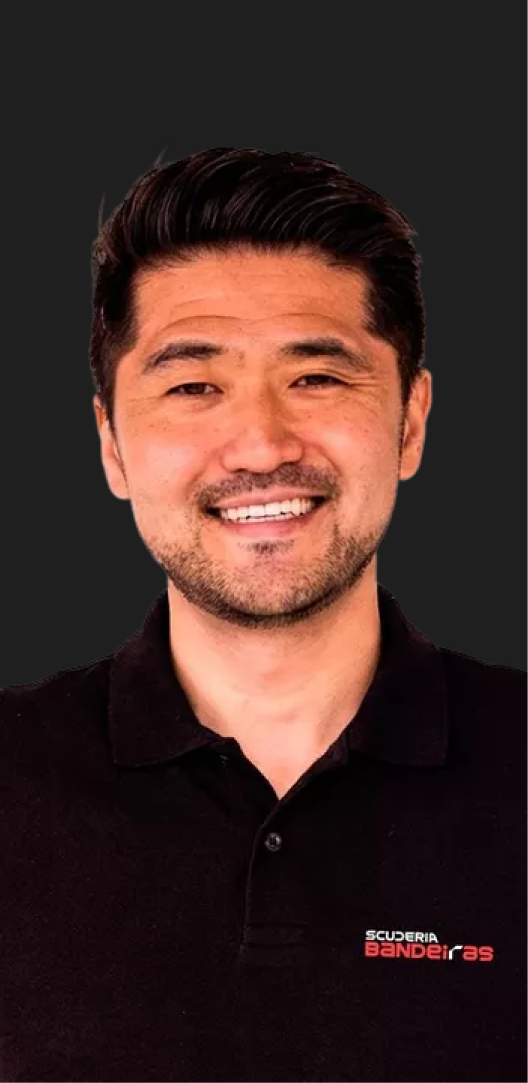
#> input picture assets/Imagens/pilotos/RAFAEL SUZUKI.png, 528 x 1083 px, given in place of Átila Abreu.png, which was not available
$ python build-pilotos.py
#> lines starting #> are read from the running program, lines starting #| are printed output that depends on the picture; pictures that were not available may be replaced by others from this repository, and a replacement may not be noted
#!/usr/bin/env python3
"""
Retratos de pilotos (busto) — Sprint 06.

Entrada : PNGs recortados (corpo inteiro, fundo transparente) enviados pelo time em
          assets/Imagens/pilotos-premium/.
Saída   : JPEG 1200x1560 (3:3.9, igual ao card) do BUSTO PARA CIMA com fundo de estúdio
          desenhado por código (gradientes/luz/grão — sem IA, sem retocar rosto ou roupa),
          em assets/Imagens/pilotos-premium/busto/<slug>.jpg — fonte dos slugs piloto-* no
          build-media.py.

Enquadramento: medido pela cabeça de cada piloto (topo e queixo, em px do PNG original),
para os quatro terem a mesma escala de rosto/ombros mesmo com PNGs de tamanhos diferentes.

Uso: python scripts/build-pilotos.py
"""
from pathlib import Path
import numpy as np
from PIL import Image, ImageFilter, ImageChops

ROOT = Path(__file__).resolve().parent.parent
SRC = ROOT / "assets" / "Imagens" / "pilotos-premium"
OUT = SRC / "busto"
W, H = 1200, 1560  # 3:3.9

# (arquivo, topo da cabeça, queixo, centro x da cabeça) em px do PNG original.
PILOTOS = {
    "atila":     ("Átila Abreu.png",          2, 861, 1533),
    "christian": ("Christian fittipaldi.png", 34, 466,  573),
    "ingo":      ("Ingo Hoffmann.png",        21, 448,  600),
    "nelson":    ("Nelson Piquet Jr.png",     17, 557, 1184),
}
HEAD_TO_FRAME = 3.05   # altura do quadro / altura da cabeça
HEADROOM = 0.28        # respiro acima da cabeça (× altura da cabeça)
FACE_X = 0.50          # cabeça centrada


def backdrop(seed: int, accent=(255, 71, 71)) -> Image.Image:
    """Fundo de estúdio escuro: luz suave atrás da cabeça, vinheta, toque vermelho da marca, grão."""
    yy, xx = np.mgrid[0:H, 0:W].astype(np.float32)
    # base grafite
    base = np.zeros((H, W, 3), np.float32) + np.array([18, 18, 19], np.float32)
    # luz principal (atrás da cabeça, ~30% da altura)
    d = np.sqrt(((xx - W * 0.5) / (W * 0.62)) ** 2 + ((yy - H * 0.30) / (H * 0.52)) ** 2)
    glow = np.clip(1 - d, 0, 1) ** 1.8
    base += glow[..., None] * np.array([46, 46, 50], np.float32)
    # rim vermelho discreto no canto inferior (assinatura da marca), posição varia por piloto
    cx = W * (0.16 if seed % 2 == 0 else 0.84)
    d2 = np.sqrt(((xx - cx) / (W * 0.55)) ** 2 + ((yy - H * 0.92) / (H * 0.40)) ** 2)
    rim = np.clip(1 - d2, 0, 1) ** 2.2
    base += rim[..., None] * (np.array(accent, np.float32) * 0.22)
    # vinheta
    dv = np.sqrt(((xx - W / 2) / (W * 0.75)) ** 2 + ((yy - H * 0.45) / (H * 0.80)) ** 2)
    base *= (1 - np.clip(dv - 0.55, 0, 1) ** 1.4 * 0.55)[..., None]
    # grão fino (evita banding)
    rng = np.random.default_rng(seed)
    base += rng.normal(0, 1.6, (H, W, 1)).astype(np.float32)
    return Image.fromarray(np.clip(base, 0, 255).astype(np.uint8), "RGB")


def compose(slug: str, idx: int) -> Image.Image:
#> called with slug = 'atila', idx = 0
    fname, top, chin, cx = PILOTOS[slug]
    im = Image.open(SRC / fname).convert("RGBA")
#> im is the input picture: PIL image 528x1083 RGBA; mean R, G, B, A 65.8, 42.2, 37.7, 254.8
    head = chin - top
    fh = head * HEAD_TO_FRAME
    fw = fh * W / H
    x0 = cx - fw * FACE_X
    y0 = top - head * HEADROOM
    box = (x0, y0, x0 + fw, y0 + fh)
    # recorta com coordenadas possivelmente fora da imagem (transparente preenche)
    crop = im.transform((W, H), Image.Transform.EXTENT, box, resample=Image.Resampling.BICUBIC)
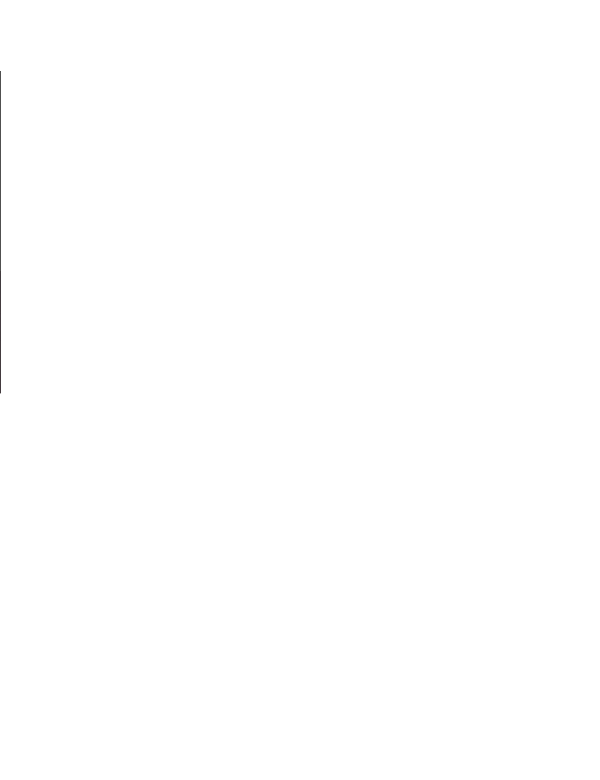
#> crop: PIL image 1200x1560 RGBA (shown at 1/2 size); mean R, G, B, A 0, 0, 0, 0.1; transparent parts drawn white
    # halo branco do recorte: erode 1px o alfa
    a = crop.getchannel("A").filter(ImageFilter.MinFilter(3)).filter(ImageFilter.GaussianBlur(0.6))
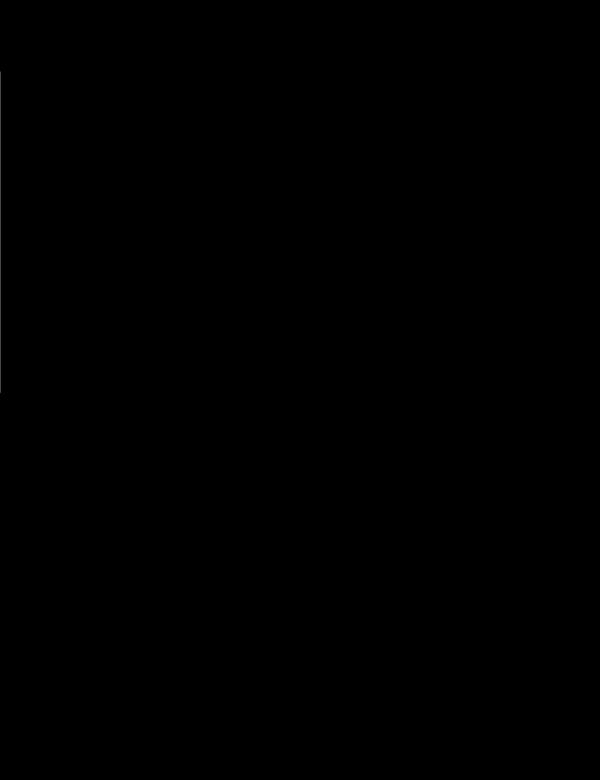
#> a: PIL image 1200x1560 L (shown at 1/2 size); min 0, max 120, mean 0
    crop.putalpha(a)
    bg = backdrop(idx).convert("RGBA")
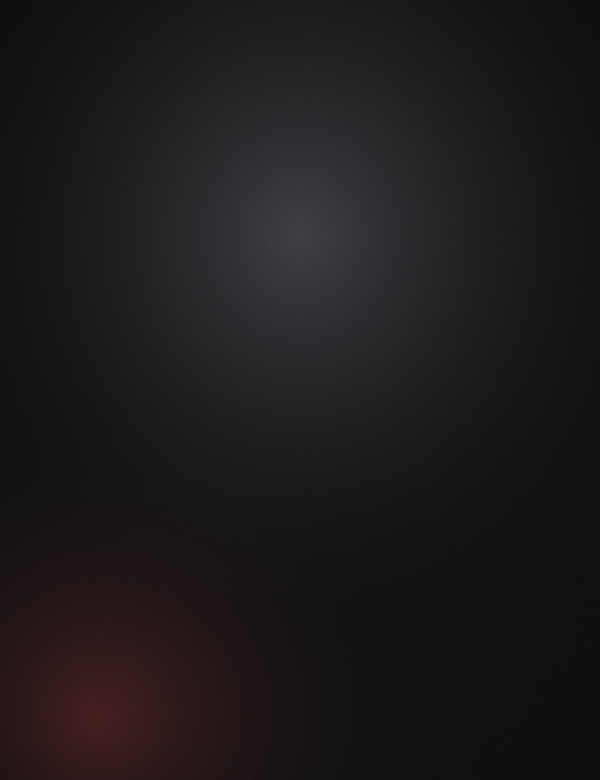
#> bg: PIL image 1200x1560 RGBA (shown at 1/2 size); mean R, G, B, A 29, 26.5, 28.2, 255
    # sombra de contato suave sob o recorte (separa do fundo)
    shadow = Image.new("RGBA", (W, H), (0, 0, 0, 0))
#> shadow: PIL image 1200x1560 RGBA; every value is 0
    shadow.putalpha(a.filter(ImageFilter.GaussianBlur(28)).point(lambda v: int(v * 0.35)))
    bg = Image.alpha_composite(bg, shadow)
    bg = Image.alpha_composite(bg, crop)
    return bg.convert("RGB")


def main() -> None:
    OUT.mkdir(parents=True, exist_ok=True)
    for i, slug in enumerate(PILOTOS):
        img = compose(slug, i)
        dest = OUT / f"{slug}.jpg"
        img.save(dest, quality=90, optimize=True, progressive=True)
#> (the run stopped early here; a loop or call above may not have finished)
